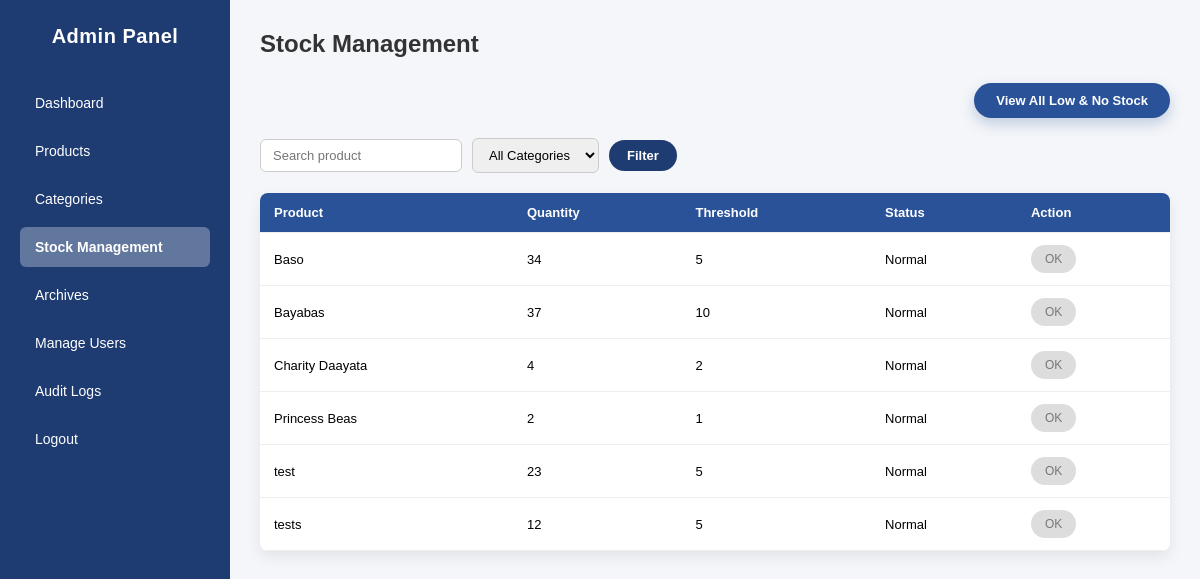
Page /views/admin/stock_management.php (signed in) on the committed database.
### tables this page shows
CREATE TABLE `products` (
  `product_id` int(11) NOT NULL,
  `product_name` varchar(150) NOT NULL,
  `category_id` int(11) NOT NULL,
  `price` decimal(10,2) NOT NULL,
  `quantity` int(11) DEFAULT 0,
  `barcode` varchar(100) DEFAULT NULL,
  `status` enum('active','inactive') DEFAULT 'active',
  `stock_threshold` int(11) DEFAULT 5
);

### views/admin/stock_management.php (the view, shortened to what this page needs)
<?php
require '../../conn/db.php';
$search     = trim($_GET['search'] ?? '');
$search     = substr($search, 0, 50);
$page   = max(1, (int)($_GET['page'] ?? 1));
$limit  = 10;
$offset = ($page - 1) * $limit;
$sql = "
    SELECT product_id, product_name, quantity, stock_threshold
    FROM products
    WHERE status='active'
      AND product_name LIKE :search
";
$sql .= " ORDER BY product_name ASC LIMIT :limit OFFSET :offset";
$stmt = $pdo->prepare($sql);
$stmt->bindValue(':search', "%$search%", PDO::PARAM_STR);
$stmt->bindValue(':limit', $limit, PDO::PARAM_INT);
$stmt->bindValue(':offset', $offset, PDO::PARAM_INT);
$stmt->execute();
$products = $stmt->fetchAll();
?>
<!DOCTYPE html>
<html>
<head>
    <link rel="stylesheet" href="../../assets/css/admin_dashboard.css">
    <link rel="stylesheet" href="../../assets/css/stock.css">
</head>
<body>
<div class="dashboard">
    <aside class="sidebar">
        <h2>Admin Panel</h2>
        <ul>
            <li><a href="dashboard.php">Dashboard</a></li>
            <li><a href="products.php">Products</a></li>
            <li><a href="categories.php">Categories</a></li>
            <li class="active"><a href="stock_management.php">Stock Management</a></li>
            <li><a href="archives.php">Archives</a></li>
            <li><a href="users.php">Manage Users</a></li>
            <li><a href="audit_logs.php">Audit Logs</a></li>
            <li><a href="../../logout.php">Logout</a></li>
        </ul>
    </aside>
    <main class="content">
        <h1>Stock Management</h1>
        <div class="stock-actions">
            <a href="low_stock.php" class="low-stock-btn">
                View All Low & No Stock
            </a>
        </div>
        <form method="GET" class="filter-bar">
            <input type="text"
                   name="search"
                   placeholder="Search product"
                   value="<?= htmlspecialchars($search) ?>">
            <select name="category">
                <option value="">All Categories</option>
            </select>
            <button type="submit">Filter</button>
        </form>
        <table>
            <tr>
                <th>Product</th>
                <th>Quantity</th>
                <th>Threshold</th>
                <th>Status</th>
                <th>Action</th>
            </tr>
            <?php foreach ($products as $p): ?>
            <?php
                $isOut = ($p['quantity'] == 0);
                $isLow = ($p['quantity'] > 0 && $p['quantity'] <= $p['stock_threshold']);
                if ($isOut) {
                    $status = 'Out of Stock';
                    $rowClass = 'out';
                } elseif ($isLow) {
                    $status = 'Low Stock';
                    $rowClass = 'low';
                } else {
                    $status = 'Normal';
                    $rowClass = '';
                }
            ?>
            <tr class="<?= $rowClass ?>">
                <td><?= htmlspecialchars($p['product_name']) ?></td>
                <td><?= (int)$p['quantity'] ?></td>
                <td><?= (int)$p['stock_threshold'] ?></td>
                <td><?= $status ?></td>
                <td>
                    <?php if ($isLow || $isOut): ?>
                       <form method="POST" action="../../conn/Stock.php" class="inline-form">
                            <input type="hidden" name="product_id" value="<?= $p['product_id'] ?>">
                            <input type="number"
                             name="quantity"
                                min="0"
                                placeholder="Qty"
                                required>
                            <input type="number"
                                 name="threshold"
                                min="0"
                                placeholder="Threshold"
                                required>
                                <button type="submit" name="update_stock">Update</button>
                        </form>
                    <?php else: ?>
                        <button class="disabled-btn" disabled>OK</button>
                    <?php endif; ?>
                </td>
            </tr>
            <?php endforeach; ?>
        </table>
    </main>
</div>
</body>
</html>

### assets/css/admin_dashboard.css (style rules this page uses)
* { margin: 0; padding: 0; box-sizing: border-box; font-family: Arial, Helvetica, sans-serif; }
body { background: #f4f6f9; }
.dashboard { display: flex; min-height: 100vh; }
.sidebar { width: 230px; background: #1e3c72; color: #fff; padding: 25px 20px; display: flex; flex-direction: column; }
.sidebar h2 { text-align: center; margin-bottom: 35px; font-size: 20px; font-weight: bold; letter-spacing: 0.5px; }
.sidebar ul { list-style: none; }
.sidebar ul li { margin-bottom: 8px; }
.sidebar ul li a { display: block; padding: 12px 15px; border-radius: 6px; color: #fff; text-decoration: none; font-size: 14px; transition: background 0.2s ease, padding-left 0.2s ease; }
.sidebar ul li.active a { background: rgba(255,255,255,0.3); font-weight: bold; }
.content { flex: 1; padding: 30px; }
.content h1 { margin-bottom: 25px; font-size: 24px; color: #333; }

### assets/css/stock.css (style rules this page uses)
table { width: 100%; background: #fff; border-collapse: collapse; border-radius: 8px; overflow: hidden; box-shadow: 0 6px 15px rgba(0,0,0,0.08); }
th, td { padding: 12px 14px; border-bottom: 1px solid #eee; text-align: left; font-size: 13px; }
th { background: #2a5298; color: #fff; font-weight: bold; }
.disabled-btn { background: #ddd; color: #777; border: none; padding: 7px 14px; border-radius: 999px; cursor: not-allowed; font-size: 12px; }
.filter-bar { display: flex; align-items: center; gap: 10px; margin-bottom: 20px; }
.filter-bar input, .filter-bar select { padding: 8px 12px; border: 1px solid #ccc; border-radius: 6px; font-size: 13px; }
.filter-bar button { background: #1e3c72; color: #fff; border: none; padding: 8px 18px; border-radius: 999px; cursor: pointer; font-size: 13px; font-weight: bold; }
.stock-actions { display: flex; justify-content: flex-end; margin: 20px 0; }
.low-stock-btn { background: #2a5298; color: #fff; text-decoration: none; padding: 10px 22px; border-radius: 999px; font-weight: bold; font-size: 13px; box-shadow: 0 6px 14px rgba(42,82,152,0.25); transition: transform 0.2s ease, box-shadow 0.2s ease, background 0.2s ease; }

### rows in the picture
products: product_name "Baso", quantity "34", stock_threshold "5", status "Normal", shows "OK"
products: product_name "Bayabas", quantity "37", stock_threshold "10", status "Normal", shows "OK"
products: product_name "Charity Daayata", quantity "4", stock_threshold "2", status "Normal", shows "OK"
products: product_name "Princess Beas", quantity "2", stock_threshold "1", status "Normal", shows "OK"
products: product_name "test", quantity "23", stock_threshold "5", status "Normal", shows "OK"
products: product_name "tests", quantity "12", stock_threshold "5", status "Normal", shows "OK"
